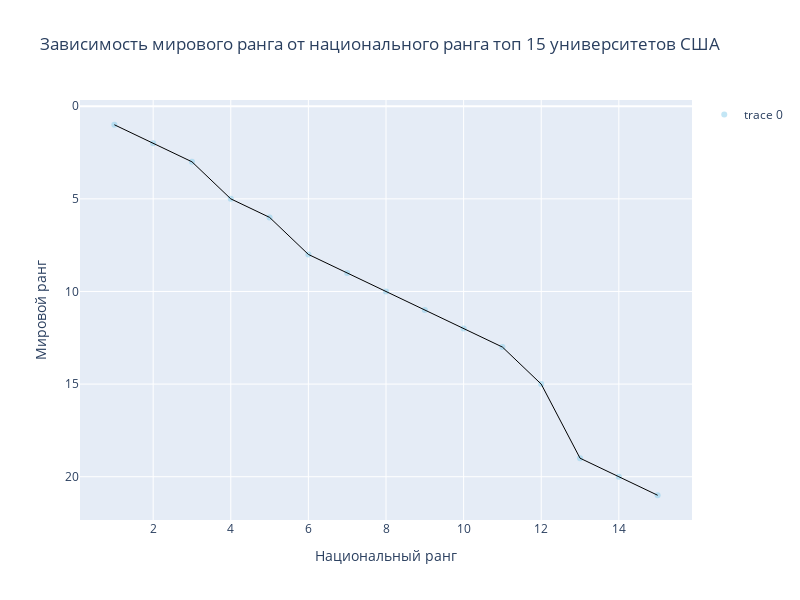

Notebook source saved alongside this figure:
### Code cell
import plotly.graph_objects as go

# Отфильтруем данные
filtered_df = df[df['country'] == 'USA'].head(15)

fig = go.Figure()
fig.add_trace(go.Scatter(
    x=filtered_df['national_rank'],
    y=filtered_df['world_rank'],
    mode='markers',
    marker=dict(color='skyblue', opacity=0.5),
    text=filtered_df['institution'], 
    hoverinfo='text'  
))
fig.add_trace(go.Scatter(
    x=filtered_df['national_rank'],
    y=filtered_df['world_rank'],
    mode='lines',
    line=dict(color='black', width=1),
    showlegend=False 
))
fig.update_layout(
    title='Зависимость мирового ранга от национального ранга топ 15 университетов США',
    xaxis=dict(title='Национальный ранг'),
    yaxis=dict(title='Мировой ранг', autorange="reversed"),
    height=600,
    width=800
)

### Figure 1 — Plotly figure (JSON) as saved in the notebook; plotly's stock layout.template omitted (floating-point values rounded to 4 significant figures)
{"data": [{"hoverinfo": "text", "marker": {"color": "skyblue", "opacity": 0.5}, "mode": "markers", "text": ["Harvard University", "Massachusetts Institute of Technology", "Stanford University", "California Institute of Technology", "Princeton University", "Yale University", "Columbia University", "University of California, Berkeley", "University of Chicago", "Cornell University", "University of Pennsylvania", "Johns Hopkins University", "University of California, Los Angeles", "University of California, San Diego", "Rockefeller University"], "type": "scatter", "x": [1, 2, 3, 4, 5, 6, 7, 8, 9, 10, 11, 12, 13, 14, 15], "y": [1, 2, 3, 5, 6, 8, 9, 10, 11, 12, 13, 15, 19, 20, 21]}, {"line": {"color": "black", "width": 1}, "mode": "lines", "showlegend": false, "type": "scatter", "x": [1, 2, 3, 4, 5, 6, 7, 8, 9, 10, 11, 12, 13, 14, 15], "y": [1, 2, 3, 5, 6, 8, 9, 10, 11, 12, 13, 15, 19, 20, 21]}], "layout": {"height": 600, "title": {"text": "Зависимость мирового ранга от национального ранга топ 15 университетов США"}, "width": 800, "xaxis": {"title": {"text": "Национальный ранг"}}, "yaxis": {"autorange": "reversed", "title": {"text": "Мировой ранг"}}}}
